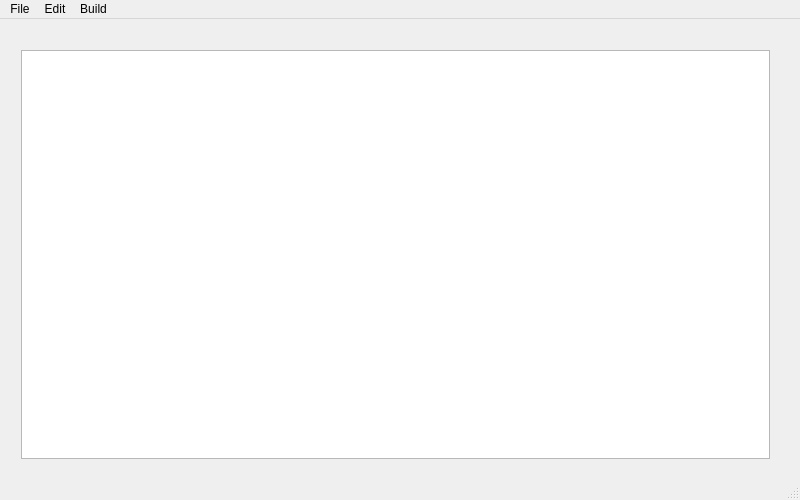
<?xml version="1.0" encoding="UTF-8"?>
<ui version="4.0">
 <class>TextEditor</class>
 <widget class="QMainWindow" name="TextEditor">
  <property name="geometry">
   <rect>
    <x>0</x>
    <y>0</y>
    <width>800</width>
    <height>500</height>
   </rect>
  </property>
  <property name="palette">
   <palette>
    <active>
     <colorrole role="WindowText">
      <brush brushstyle="SolidPattern">
       <color alpha="255">
        <red>0</red>
        <green>0</green>
        <blue>0</blue>
       </color>
      </brush>
     </colorrole>
     <colorrole role="Button">
      <brush brushstyle="SolidPattern">
       <color alpha="255">
        <red>255</red>
        <green>255</green>
        <blue>255</blue>
       </color>
      </brush>
     </colorrole>
     <colorrole role="Light">
      <brush brushstyle="SolidPattern">
       <color alpha="255">
        <red>255</red>
        <green>255</green>
        <blue>255</blue>
       </color>
      </brush>
     </colorrole>
     <colorrole role="Midlight">
      <brush brushstyle="SolidPattern">
       <color alpha="255">
        <red>255</red>
        <green>255</green>
        <blue>255</blue>
       </color>
      </brush>
     </colorrole>
     <colorrole role="Dark">
      <brush brushstyle="SolidPattern">
       <color alpha="255">
        <red>127</red>
        <green>127</green>
        <blue>127</blue>
       </color>
      </brush>
     </colorrole>
     <colorrole role="Mid">
      <brush brushstyle="SolidPattern">
       <color alpha="255">
        <red>170</red>
        <green>170</green>
        <blue>170</blue>
       </color>
      </brush>
     </colorrole>
     <colorrole role="Text">
      <brush brushstyle="SolidPattern">
       <color alpha="255">
        <red>0</red>
        <green>0</green>
        <blue>0</blue>
       </color>
      </brush>
     </colorrole>
     <colorrole role="BrightText">
      <brush brushstyle="SolidPattern">
       <color alpha="255">
        <red>255</red>
        <green>255</green>
        <blue>255</blue>
       </color>
      </brush>
     </colorrole>
     <colorrole role="ButtonText">
      <brush brushstyle="SolidPattern">
       <color alpha="255">
        <red>0</red>
        <green>0</green>
        <blue>0</blue>
       </color>
      </brush>
     </colorrole>
     <colorrole role="Base">
      <brush brushstyle="SolidPattern">
       <color alpha="255">
        <red>255</red>
        <green>255</green>
        <blue>255</blue>
       </color>
      </brush>
     </colorrole>
     <colorrole role="Window">
      <brush brushstyle="SolidPattern">
       <color alpha="255">
        <red>255</red>
        <green>255</green>
        <blue>255</blue>
       </color>
      </brush>
     </colorrole>
     <colorrole role="Shadow">
      <brush brushstyle="SolidPattern">
       <color alpha="255">
        <red>0</red>
        <green>0</green>
        <blue>0</blue>
       </color>
      </brush>
     </colorrole>
     <colorrole role="Highlight">
      <brush brushstyle="SolidPattern">
       <color alpha="255">
        <red>85</red>
        <green>87</green>
        <blue>83</blue>
       </color>
      </brush>
     </colorrole>
     <colorrole role="HighlightedText">
      <brush brushstyle="SolidPattern">
       <color alpha="255">
        <red>255</red>
        <green>255</green>
        <blue>255</blue>
       </color>
      </brush>
     </colorrole>
     <colorrole role="Link">
      <brush brushstyle="SolidPattern">
       <color alpha="255">
        <red>204</red>
        <green>0</green>
        <blue>0</blue>
       </color>
      </brush>
     </colorrole>
     <colorrole role="LinkVisited">
      <brush brushstyle="SolidPattern">
       <color alpha="255">
        <red>245</red>
        <green>121</green>
        <blue>0</blue>
       </color>
      </brush>
     </colorrole>
     <colorrole role="AlternateBase">
      <brush brushstyle="SolidPattern">
       <color alpha="255">
        <red>255</red>
        <green>255</green>
        <blue>255</blue>
       </color>
      </brush>
     </colorrole>
     <colorrole role="NoRole">
      <brush brushstyle="SolidPattern">
       <color alpha="255">
        <red>0</red>
        <green>0</green>
        <blue>0</blue>
       </color>
      </brush>
     </colorrole>
     <colorrole role="ToolTipBase">
      <brush brushstyle="SolidPattern">
       <color alpha="255">
        <red>255</red>
        <green>255</green>
        <blue>220</blue>
       </color>
      </brush>
     </colorrole>
     <colorrole role="ToolTipText">
      <brush brushstyle="SolidPattern">
       <color alpha="255">
        <red>0</red>
        <green>0</green>
        <blue>0</blue>
       </color>
      </brush>
     </colorrole>
     <colorrole role="PlaceholderText">
      <brush brushstyle="SolidPattern">
       <color alpha="128">
        <red>0</red>
        <green>0</green>
        <blue>0</blue>
       </color>
      </brush>
     </colorrole>
    </active>
    <inactive>
     <colorrole role="WindowText">
      <brush brushstyle="SolidPattern">
       <color alpha="255">
        <red>0</red>
        <green>0</green>
        <blue>0</blue>
       </color>
      </brush>
     </colorrole>
     <colorrole role="Button">
      <brush brushstyle="SolidPattern">
       <color alpha="255">
        <red>239</red>
        <green>239</green>
        <blue>239</blue>
       </color>
      </brush>
     </colorrole>
     <colorrole role="Light">
      <brush brushstyle="SolidPattern">
       <color alpha="255">
        <red>255</red>
        <green>255</green>
        <blue>255</blue>
       </color>
      </brush>
     </colorrole>
     <colorrole role="Midlight">
      <brush brushstyle="SolidPattern">
       <color alpha="255">
        <red>202</red>
        <green>202</green>
        <blue>202</blue>
       </color>
      </brush>
     </colorrole>
     <colorrole role="Dark">
      <brush brushstyle="SolidPattern">
       <color alpha="255">
        <red>159</red>
        <green>159</green>
        <blue>159</blue>
       </color>
      </brush>
     </colorrole>
     <colorrole role="Mid">
      <brush brushstyle="SolidPattern">
       <color alpha="255">
        <red>184</red>
        <green>184</green>
        <blue>184</blue>
       </color>
      </brush>
     </colorrole>
     <colorrole role="Text">
      <brush brushstyle="SolidPattern">
       <color alpha="255">
        <red>0</red>
        <green>0</green>
        <blue>0</blue>
       </color>
      </brush>
     </colorrole>
     <colorrole role="BrightText">
      <brush brushstyle="SolidPattern">
       <color alpha="255">
        <red>255</red>
        <green>255</green>
        <blue>255</blue>
       </color>
      </brush>
     </colorrole>
     <colorrole role="ButtonText">
      <brush brushstyle="SolidPattern">
       <color alpha="255">
        <red>0</red>
        <green>0</green>
        <blue>0</blue>
       </color>
      </brush>
     </colorrole>
     <colorrole role="Base">
      <brush brushstyle="SolidPattern">
       <color alpha="255">
        <red>255</red>
        <green>255</green>
        <blue>255</blue>
       </color>
      </brush>
     </colorrole>
     <colorrole role="Window">
      <brush brushstyle="SolidPattern">
       <color alpha="255">
        <red>239</red>
        <green>239</green>
        <blue>239</blue>
       </color>
      </brush>
     </colorrole>
     <colorrole role="Shadow">
      <brush brushstyle="SolidPattern">
       <color alpha="255">
        <red>118</red>
        <green>118</green>
        <blue>118</blue>
       </color>
      </brush>
     </colorrole>
     <colorrole role="Highlight">
      <brush brushstyle="SolidPattern">
       <color alpha="255">
        <red>48</red>
        <green>140</green>
        <blue>198</blue>
       </color>
      </brush>
     </colorrole>
     <colorrole role="HighlightedText">
      <brush brushstyle="SolidPattern">
       <color alpha="255">
        <red>255</red>
        <green>255</green>
        <blue>255</blue>
       </color>
      </brush>
     </colorrole>
     <colorrole role="Link">
      <brush brushstyle="SolidPattern">
       <color alpha="255">
        <red>0</red>
        <green>0</green>
        <blue>255</blue>
       </color>
      </brush>
     </colorrole>
     <colorrole role="LinkVisited">
      <brush brushstyle="SolidPattern">
       <color alpha="255">
        <red>255</red>
        <green>0</green>
        <blue>255</blue>
       </color>
      </brush>
     </colorrole>
     <colorrole role="AlternateBase">
      <brush brushstyle="SolidPattern">
       <color alpha="255">
        <red>247</red>
        <green>247</green>
        <blue>247</blue>
       </color>
      </brush>
     </colorrole>
     <colorrole role="NoRole">
      <brush brushstyle="NoBrush">
       <color alpha="255">
        <red>0</red>
        <green>0</green>
        <blue>0</blue>
       </color>
      </brush>
     </colorrole>
     <colorrole role="ToolTipBase">
      <brush brushstyle="SolidPattern">
       <color alpha="255">
        <red>255</red>
        <green>255</green>
        <blue>220</blue>
       </color>
      </brush>
     </colorrole>
     <colorrole role="ToolTipText">
      <brush brushstyle="SolidPattern">
       <color alpha="255">
        <red>0</red>
        <green>0</green>
        <blue>0</blue>
       </color>
      </brush>
     </colorrole>
     <colorrole role="PlaceholderText">
      <brush brushstyle="SolidPattern">
       <color alpha="128">
        <red>0</red>
        <green>0</green>
        <blue>0</blue>
       </color>
      </brush>
     </colorrole>
    </inactive>
    <disabled>
     <colorrole role="WindowText">
      <brush brushstyle="SolidPattern">
       <color alpha="255">
        <red>127</red>
        <green>127</green>
        <blue>127</blue>
       </color>
      </brush>
     </colorrole>
     <colorrole role="Button">
      <brush brushstyle="SolidPattern">
       <color alpha="255">
        <red>255</red>
        <green>255</green>
        <blue>255</blue>
       </color>
      </brush>
     </colorrole>
     <colorrole role="Light">
      <brush brushstyle="SolidPattern">
       <color alpha="255">
        <red>255</red>
        <green>255</green>
        <blue>255</blue>
       </color>
      </brush>
     </colorrole>
     <colorrole role="Midlight">
      <brush brushstyle="SolidPattern">
       <color alpha="255">
        <red>255</red>
        <green>255</green>
        <blue>255</blue>
       </color>
      </brush>
     </colorrole>
     <colorrole role="Dark">
      <brush brushstyle="SolidPattern">
       <color alpha="255">
        <red>127</red>
        <green>127</green>
        <blue>127</blue>
       </color>
      </brush>
     </colorrole>
     <colorrole role="Mid">
      <brush brushstyle="SolidPattern">
       <color alpha="255">
        <red>170</red>
        <green>170</green>
        <blue>170</blue>
       </color>
      </brush>
     </colorrole>
     <colorrole role="Text">
      <brush brushstyle="SolidPattern">
       <color alpha="255">
        <red>127</red>
        <green>127</green>
        <blue>127</blue>
       </color>
      </brush>
     </colorrole>
     <colorrole role="BrightText">
      <brush brushstyle="SolidPattern">
       <color alpha="255">
        <red>255</red>
        <green>255</green>
        <blue>255</blue>
       </color>
      </brush>
     </colorrole>
     <colorrole role="ButtonText">
      <brush brushstyle="SolidPattern">
       <color alpha="255">
        <red>127</red>
        <green>127</green>
        <blue>127</blue>
       </color>
      </brush>
     </colorrole>
     <colorrole role="Base">
      <brush brushstyle="SolidPattern">
       <color alpha="255">
        <red>255</red>
        <green>255</green>
        <blue>255</blue>
       </color>
      </brush>
     </colorrole>
     <colorrole role="Window">
      <brush brushstyle="SolidPattern">
       <color alpha="255">
        <red>255</red>
        <green>255</green>
        <blue>255</blue>
       </color>
      </brush>
     </colorrole>
     <colorrole role="Shadow">
      <brush brushstyle="SolidPattern">
       <color alpha="255">
        <red>177</red>
        <green>177</green>
        <blue>177</blue>
       </color>
      </brush>
     </colorrole>
     <colorrole role="Highlight">
      <brush brushstyle="SolidPattern">
       <color alpha="255">
        <red>145</red>
        <green>145</green>
        <blue>145</blue>
       </color>
      </brush>
     </colorrole>
     <colorrole role="HighlightedText">
      <brush brushstyle="SolidPattern">
       <color alpha="255">
        <red>255</red>
        <green>255</green>
        <blue>255</blue>
       </color>
      </brush>
     </colorrole>
     <colorrole role="Link">
      <brush brushstyle="SolidPattern">
       <color alpha="255">
        <red>0</red>
        <green>0</green>
        <blue>255</blue>
       </color>
      </brush>
     </colorrole>
     <colorrole role="LinkVisited">
      <brush brushstyle="SolidPattern">
       <color alpha="255">
        <red>255</red>
        <green>0</green>
        <blue>255</blue>
       </color>
      </brush>
     </colorrole>
     <colorrole role="AlternateBase">
      <brush brushstyle="SolidPattern">
       <color alpha="255">
        <red>247</red>
        <green>247</green>
        <blue>247</blue>
       </color>
      </brush>
     </colorrole>
     <colorrole role="NoRole">
      <brush brushstyle="NoBrush">
       <color alpha="255">
        <red>0</red>
        <green>0</green>
        <blue>0</blue>
       </color>
      </brush>
     </colorrole>
     <colorrole role="ToolTipBase">
      <brush brushstyle="SolidPattern">
       <color alpha="255">
        <red>255</red>
        <green>255</green>
        <blue>220</blue>
       </color>
      </brush>
     </colorrole>
     <colorrole role="ToolTipText">
      <brush brushstyle="SolidPattern">
       <color alpha="255">
        <red>0</red>
        <green>0</green>
        <blue>0</blue>
       </color>
      </brush>
     </colorrole>
     <colorrole role="PlaceholderText">
      <brush brushstyle="SolidPattern">
       <color alpha="128">
        <red>0</red>
        <green>0</green>
        <blue>0</blue>
       </color>
      </brush>
     </colorrole>
    </disabled>
   </palette>
  </property>
  <property name="windowTitle">
   <string>TextEditor</string>
  </property>
  <widget class="QWidget" name="centralWidget">
   <widget class="QWidget" name="verticalLayoutWidget">
    <property name="geometry">
     <rect>
      <x>10</x>
      <y>20</y>
      <width>771</width>
      <height>431</height>
     </rect>
    </property>
    <layout class="QVBoxLayout" name="verticalLayout">
     <item>
      <widget class="QTextEdit" name="textEdit">
       <property name="enabled">
        <bool>true</bool>
       </property>
      </widget>
     </item>
    </layout>
   </widget>
  </widget>
  <widget class="QMenuBar" name="menuBar">
   <property name="geometry">
    <rect>
     <x>0</x>
     <y>0</y>
     <width>800</width>
     <height>22</height>
    </rect>
   </property>
   <widget class="QMenu" name="menuFile">
    <property name="title">
     <string>File</string>
    </property>
    <addaction name="actionNew"/>
    <addaction name="actionOpen"/>
    <addaction name="actionSave_as"/>
   </widget>
   <widget class="QMenu" name="menuEdit">
    <property name="title">
     <string>Edit</string>
    </property>
    <addaction name="actionCopy"/>
    <addaction name="actionPaste"/>
    <addaction name="actionCut"/>
    <addaction name="actionUndo"/>
    <addaction name="actionRedo"/>
   </widget>
   <widget class="QMenu" name="menuRun">
    <property name="title">
     <string>Build</string>
    </property>
    <addaction name="actionRun"/>
   </widget>
   <addaction name="menuFile"/>
   <addaction name="menuEdit"/>
   <addaction name="menuRun"/>
  </widget>
  <widget class="QStatusBar" name="statusBar"/>
  <action name="actionNew">
   <property name="text">
    <string>New</string>
   </property>
   <property name="shortcut">
    <string>Ctrl+N</string>
   </property>
  </action>
  <action name="actionOpen">
   <property name="text">
    <string>Open</string>
   </property>
   <property name="shortcut">
    <string>Ctrl+O</string>
   </property>
  </action>
  <action name="actionSave_as">
   <property name="text">
    <string>Save as</string>
   </property>
   <property name="shortcut">
    <string>Ctrl+S</string>
   </property>
  </action>
  <action name="actionCopy">
   <property name="text">
    <string>Copy</string>
   </property>
   <property name="shortcut">
    <string>Ctrl+C</string>
   </property>
  </action>
  <action name="actionPaste">
   <property name="text">
    <string>Paste</string>
   </property>
   <property name="shortcut">
    <string>Ctrl+V</string>
   </property>
  </action>
  <action name="actionCut">
   <property name="text">
    <string>Cut</string>
   </property>
   <property name="shortcut">
    <string>Ctrl+X</string>
   </property>
  </action>
  <action name="actionUndo">
   <property name="text">
    <string>Undo</string>
   </property>
   <property name="shortcut">
    <string>Ctrl+Z</string>
   </property>
  </action>
  <action name="actionRedo">
   <property name="text">
    <string>Redo</string>
   </property>
   <property name="shortcut">
    <string>Ctrl+Shift+Z</string>
   </property>
  </action>
  <action name="actionRun">
   <property name="text">
    <string>Run</string>
   </property>
   <property name="shortcut">
    <string>Ctrl+R</string>
   </property>
  </action>
 </widget>
 <layoutdefault spacing="6" margin="11"/>
 <resources/>
 <connections/>
</ui>
